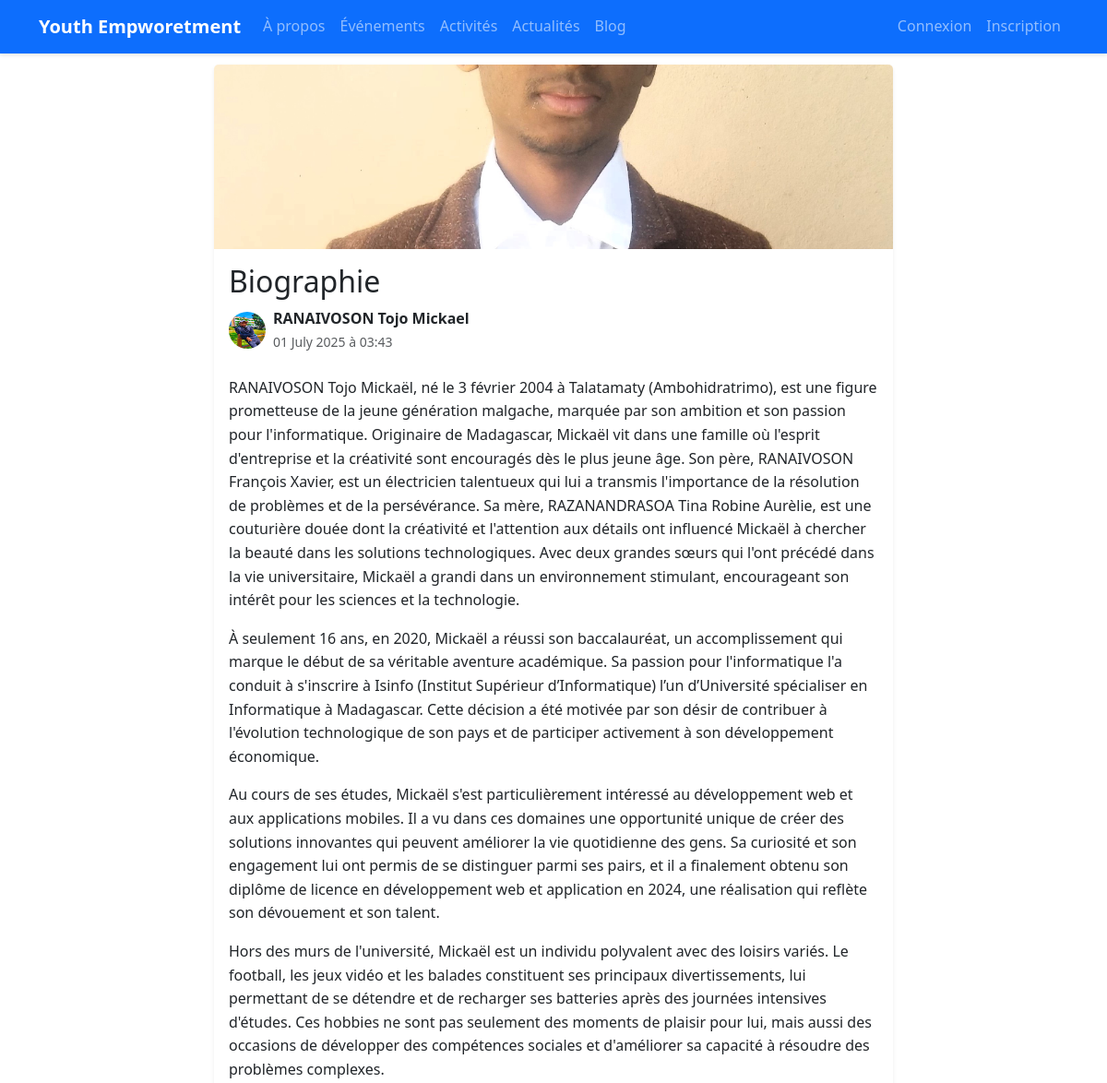
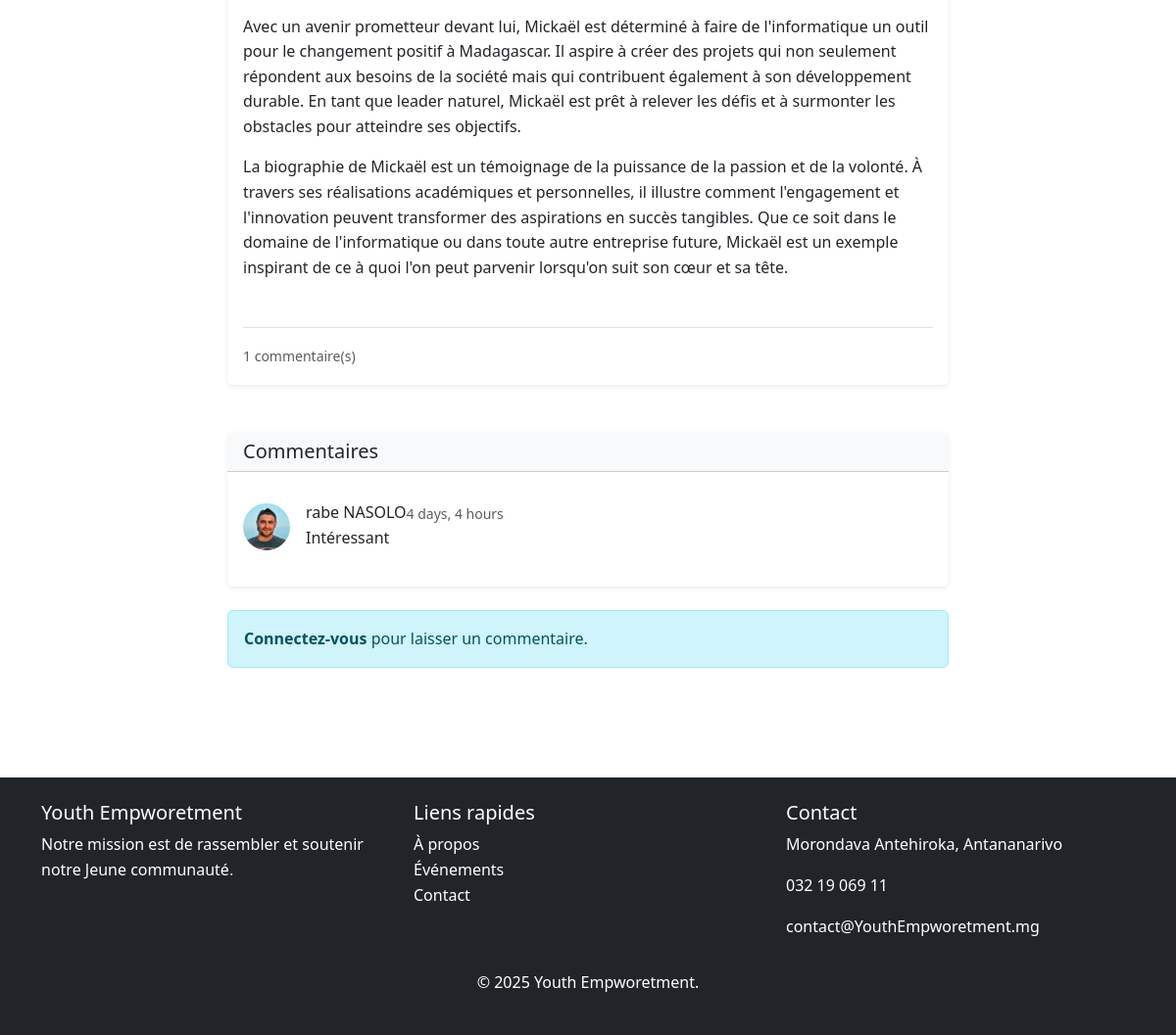
Screenshot of /Blog/1/ with the database file from the repository (2 pictures, top to bottom).
### AppBlog/models.py (models this page shows, shortened)
class ArticleBlog(models.Model):
    auteur = models.ForeignKey(Utilisateur,on_delete=models.CASCADE)
    titre = models.CharField(max_length=100)
    contenue = models.TextField()
    image = models.ImageField(upload_to="static/images/blog/")
    date_publication = models.DateTimeField(auto_now_add=True)
    publie = models.BooleanField(default=False,verbose_name="publié")
    class Meta:
        verbose_name = "Article de blog"
        verbose_name_plural = "Articles de blog"
        ordering = ['-date_publication']

class CommentaireBlog(models.Model):
    article = models.ForeignKey(ArticleBlog,on_delete=models.CASCADE)
    auteur = models.ForeignKey(Utilisateur,on_delete=models.CASCADE)
    message = models.TextField()
    date_commentaire = models.DateTimeField(auto_now_add=True)
    class Meta:
        verbose_name = "Commentaire sur article"
        verbose_name_plural = "Commentaires sur articles"
        ordering = ['date_commentaire']

### AppMembre/models.py (models this page shows, shortened)
class Utilisateur(models.Model):
    nom = models.CharField(max_length=20)
    prenom = models.CharField(max_length=50)
    date_naissance = models.DateField()
    telephone = models.CharField(max_length=20)
    adresse = models.CharField(max_length=50,blank=True, null=True)
    photo = models.ImageField(upload_to='static/images/membres/')
    email = models.EmailField()
    mot_de_passe = models.TextField()
    date_inscription = models.DateField(auto_now_add=True)
    role = models.CharField(max_length=50)
    USERNAME_FIELD = 'email'
    REQUIRED_FIELD =['username']
    class Meta:
        verbose_name = "Utilisateur"
        verbose_name_plural = "Utilisateurs"

### AppBlog/views.py (the view, shortened to what this page needs)
# urls.py: path('Blog/<int:form_id>/',detail_article,name='detail_article'),
def detail_article(request,form_id):
    article = get_object_or_404(ArticleBlog, id=form_id,publie=True)
    commentaires = CommentaireBlog.objects.filter(article=article).order_by('date_commentaire')
    return render(request, 'BlogDetail.html', {
        'article': article,
        'commentaires': commentaires,
        'membre': request.session.get('membres')
    })

### templates/BlogDetail.html (shortened to what this page needs)
{% extends 'layouts/master.html' %}
{% load static %}
{% block content %}
<div class="container py-5">
    <div class="row marg">
        <div class="col-lg-8 mx-auto">
            <article class="card shadow-sm mb-5">
                {% if article.image %}
                <img src="{{ article.image.url }}" class="card-img-top" alt="{{ article.titre }}" style="max-height: 400px; object-fit: cover;">
                {% endif %}
                <div class="card-body">
                    <h1 class="h2 card-title">{{ article.titre }}</h1>
                    <div class="d-flex justify-content-between align-items-center mb-4">
                        <div class="d-flex align-items-center">
                            {% if article.auteur.photo %}
                            <img src="{{ article.auteur.photo.url }}"
                                 class="rounded-circle me-2" width="40" height="40"
                                 alt="{{ article.auteur.get_full_name }}">
                            {% endif %}
                            <div>
                                <div class="fw-bold">{{ article.auteur.nom }} {{article.auteur.prenom}}</div>
                                <small class="text-muted">{{ article.date_publication|date:"d F Y à H:i" }}</small>
                            </div>
                        </div>
                    </div>
                    <div class="article-content mb-5">
                        {{ article.contenue|linebreaks }}
                    </div>
                    <div class="border-top pt-3">
                        <small class="text-muted">
                             {{ article.commentaireblog_set.count }} commentaire(s)
                        </small>
                    </div>
                </div>
            </article>
            <section class="card shadow-sm mb-4">
                <div class="card-header bg-light">
                    <h2 class="h5 mb-0">Commentaires</h2>
                </div>
                <div class="card-body">
                    {% if commentaires %}
                    <div class="list-group list-group-flush">
                        {% for commentaire in commentaires %}
                        <div class="list-group-item border-0 px-0 py-3">
                            <div class="d-flex">
                                {% if commentaire.auteur.photo %}
                                <img src="{{ commentaire.auteur.photo.url }}"
                                     class="rounded-circle me-3" width="48" height="48"
                                     alt="{{ commentaire.auteur.get_full_name }}">
                                {% endif %}
                                <div>
                                    <div class="d-flex justify-content-between">
                                        <h3 class="h6 mb-1">{{ commentaire.auteur.nom }} {{commentaire.auteur.prenom}}</h3>
                                        <small class="text-muted">{{ commentaire.date_commentaire|timesince }}</small>
                                    </div>
                                    <p class="mb-1">{{ commentaire.message }}</p>
                                </div>
                            </div>
                        </div>
                        {% endfor %}
                    </div>
                    {% else %}
                    <p class="text-muted">Aucun commentaire pour le moment.</p>
                    {% endif %}
                </div>
            </section>
            {% if membre %}
            <section class="card shadow-sm">
                <div class="card-header bg-light">
                    <h2 class="h5 mb-0">Ajouter un commentaire</h2>
                </div>
                <div class="card-body">
                    <form method="post">
                        {% csrf_token %}
                        <div class="mb-3">
                            <textarea class="form-control" name="commentaire" rows="3"
                                      placeholder="Votre commentaire..." required></textarea>
                        </div>
                        <button type="submit" class="btn btn-primary">Publier</button>
                    </form>
                </div>
            </section>
            {% else %}
            <div class="alert alert-info">
                <a href="{% url 'connexionPage' %}" class="alert-link">Connectez-vous</a> pour laisser un commentaire.
            </div>
            {% endif %}
        </div>
    </div>
</div>
{% endblock %}

### static/css/style.css (style rules this page uses)
body { font-family: 'Segoe UI', Tahoma, Geneva, Verdana, sans-serif; line-height: 1.6; color: #333; }
a { text-decoration: none; color: #0d6efd; }
.card { transition: transform 0.3s ease, box-shadow 0.3s ease; border: none; box-shadow: 0 2px 10px rgba(0,0,0,.1); }
.card-img-top { height: 200px; object-fit: cover; }

### templates/BlogDetail.html (style rules this page uses)
.marg { margin-top: 2%; }

### rows the page displays
ArticleBlog: titre "Biographie", auteur.nom "RANAIVOSON", auteur.prenom "Tojo Mickael", date_publication "01 July 2025 à 03:43", contenue "RANAIVOSON Tojo Mickaël, né le 3 février 2004 à Talatamaty (Ambohidratrimo), est une figure prometteuse de la jeune génération malgache, marquée par son ambition et son passion pour l'informatique. Originaire de Madagascar, Mickaël vit dans une famille où l'esprit d'entreprise et la créativité sont encouragés dès le plus jeune âge. Son père, RANAIVOSON François Xavier, est un électricien talentueux qui lui a transmis l'importance de la résolution de problèmes et de la persévérance. Sa mère, RAZANANDRASOA Tina Robine Aurèlie, est une couturière douée dont la créativité et l'attention aux détails ont influencé Mickaël à chercher la beauté dans les solutions technologiques. Avec deux grandes…", commentaireblog_set.count "1"
CommentaireBlog: auteur.nom "rabe", auteur.prenom "NASOLO", date_commentaire "4 days, 4 hours", message "Intéressant"
